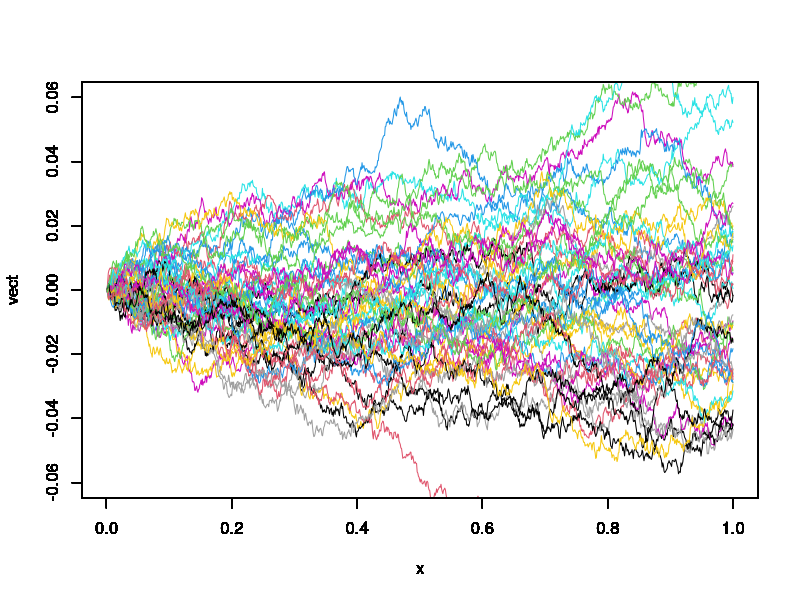

Here is the R script that generated this plot:
number=50
vect=0
final=0
delta = 1000
x=seq(from=1/delta,to=1,by=1/delta)
for(j in 1:number){
  vect[1]=0
  for(i in 2:delta){
    vect[i]=rnorm(n=1,0,1/delta)+vect[i-1]
  }
  plot(x,vect,type='l',ylim=c(-0.06,0.06),col=j+1)
  par(new=T)
  final[j]=vect[1000]*vect[1000]
}

sum(final)/number
